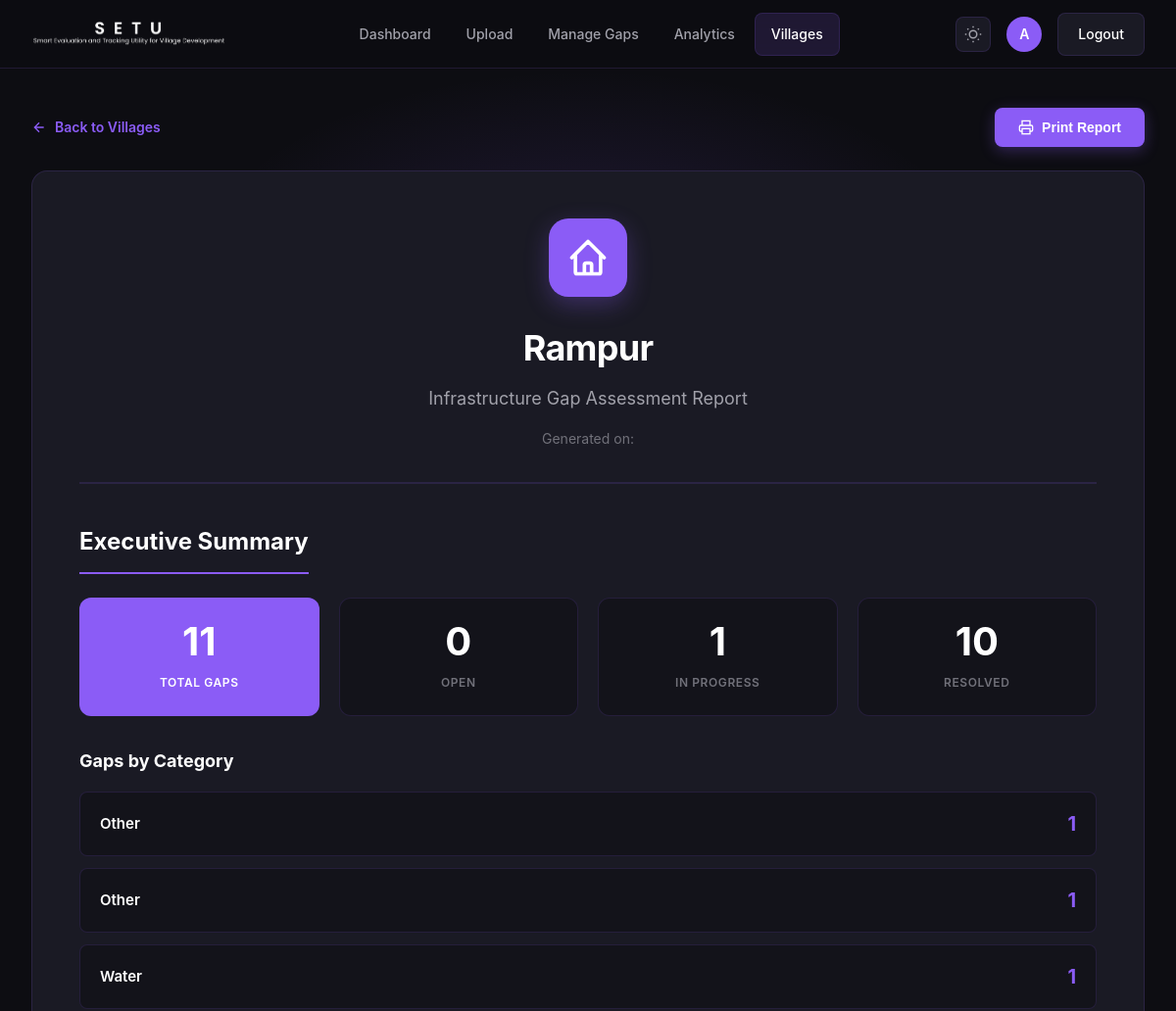
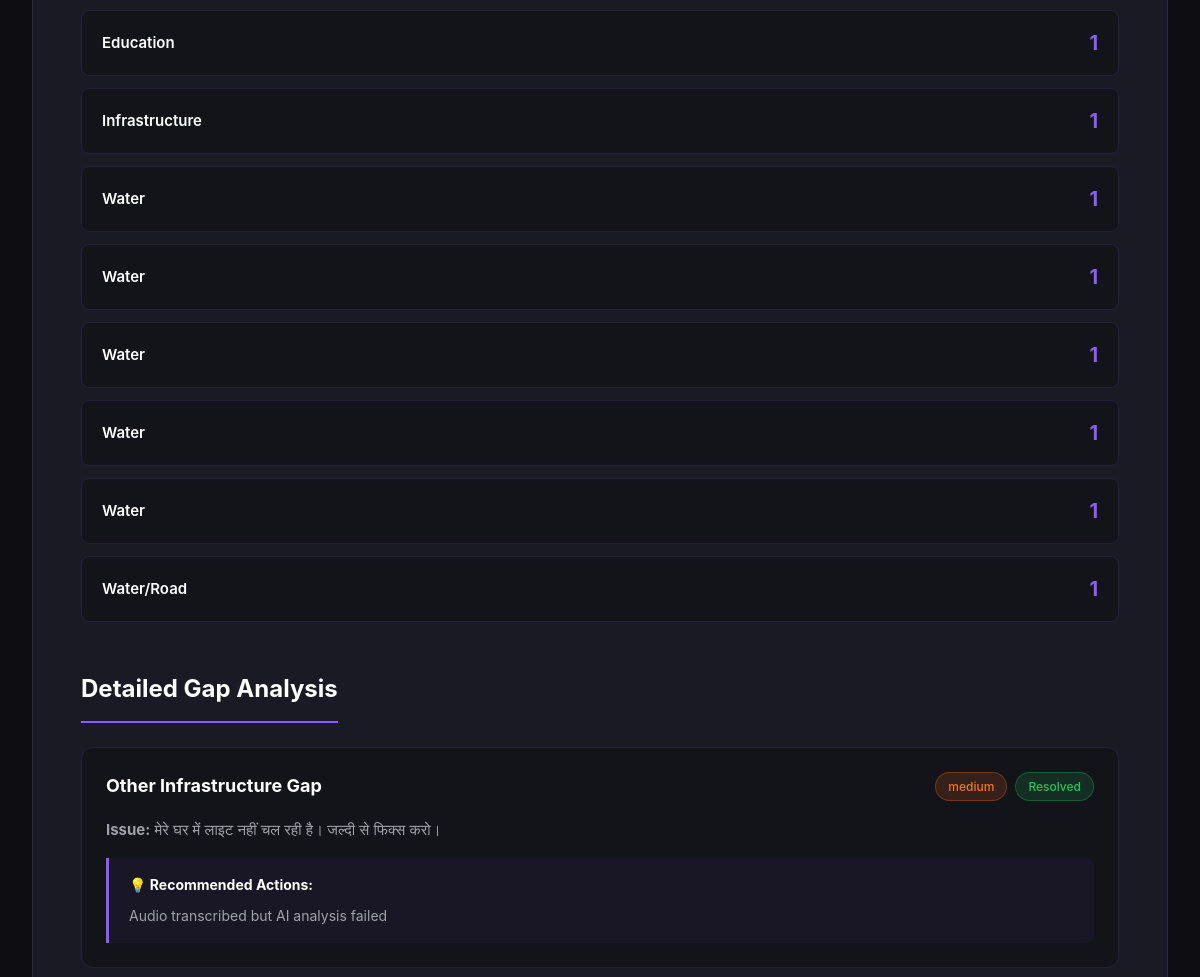
Before: /villages/1/report/ (signed in, upper part) with the older database file (2 pictures, top to bottom).
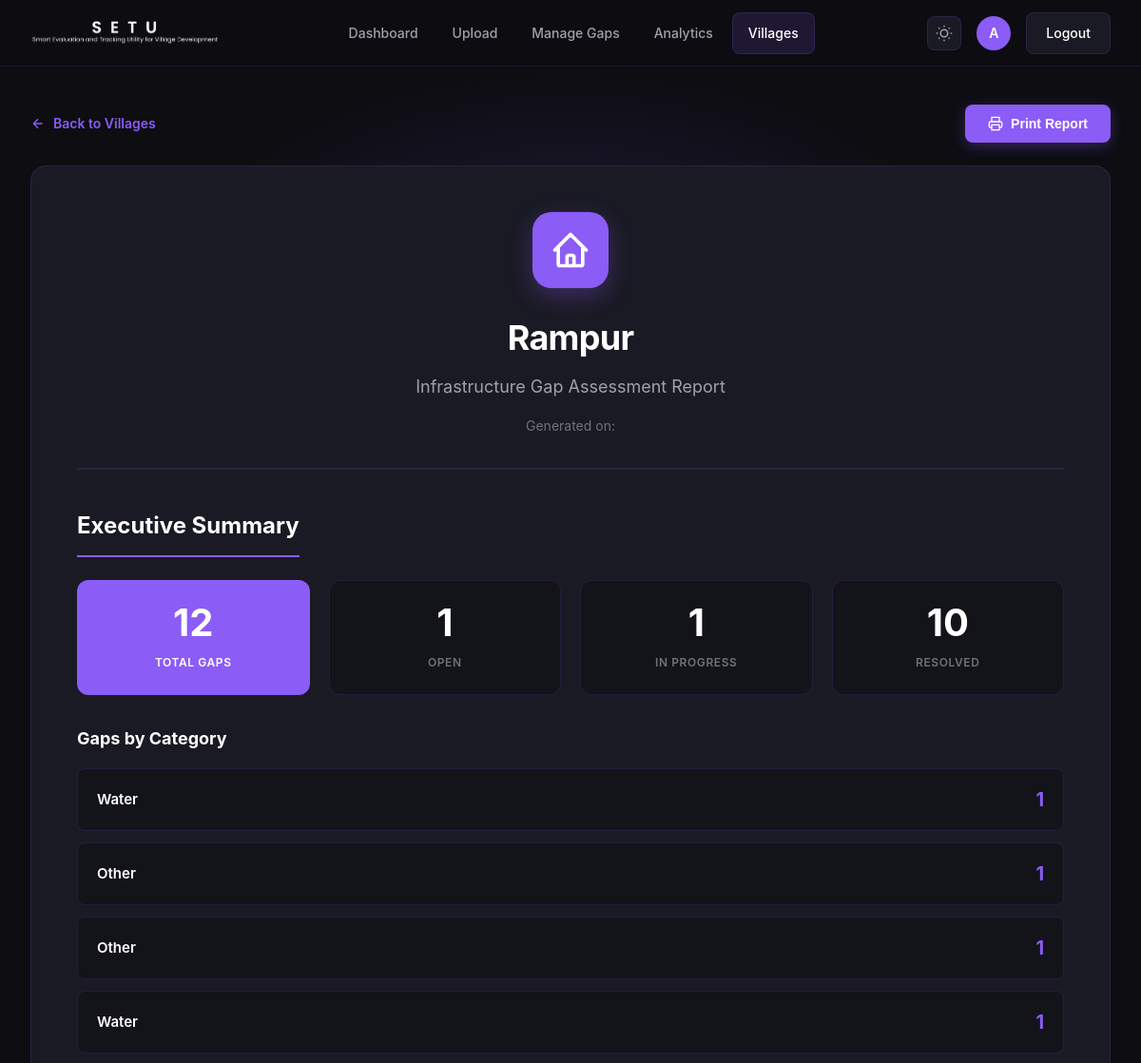
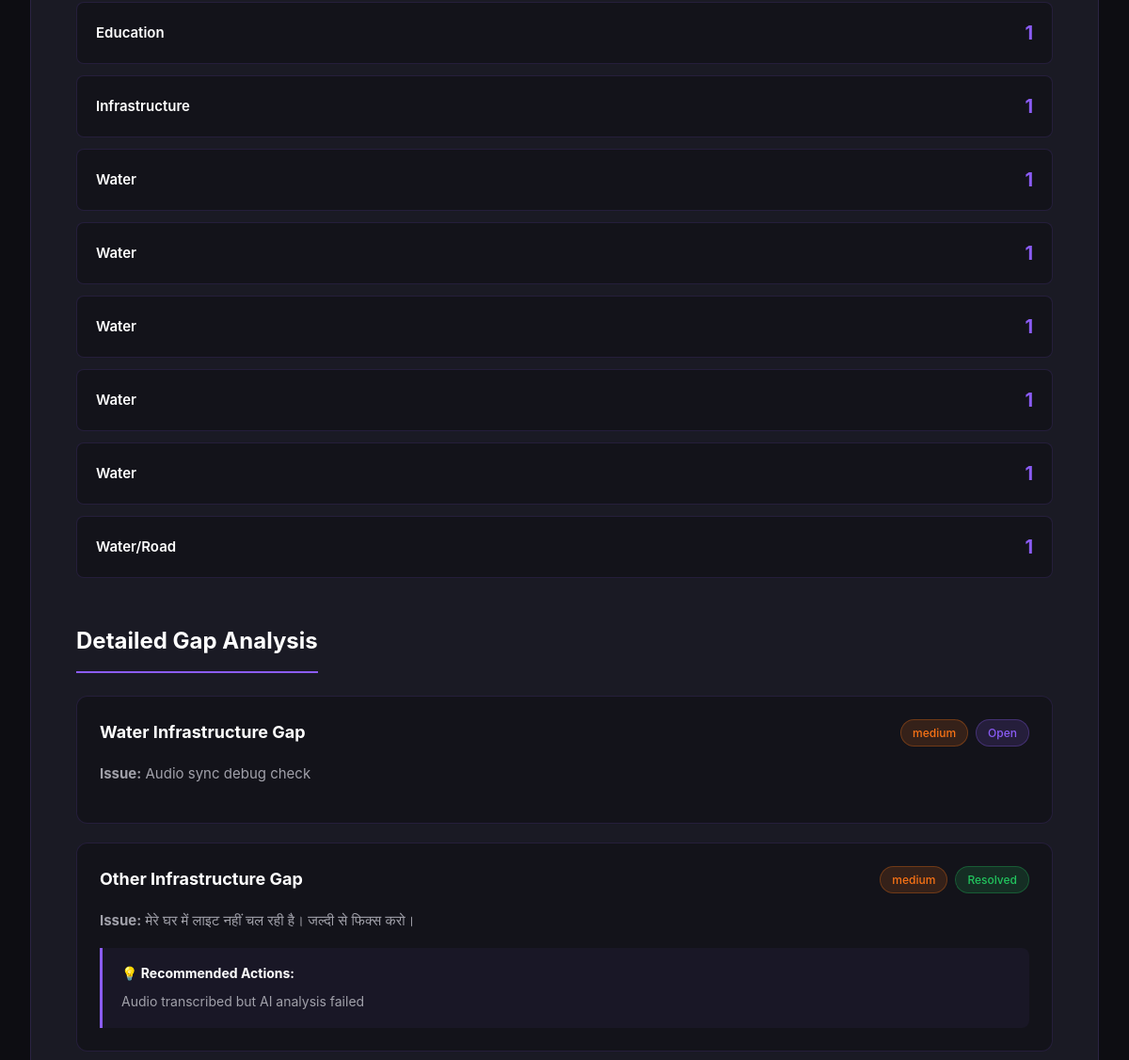
After: the same page with the newer database file (2 pictures, top to bottom).
### core/models.py (models this page shows, shortened)
class Gap(models.Model):
    STATUS_CHOICES = [
        ("open", "Open"),
        ("in_progress", "In Progress"),
        ("resolved", "Resolved"),
    ]
    INPUT_METHOD_CHOICES = [
        ("image", "Image Upload"),
        ("voice", "Voice Recording"),
        ("text", "Text Input"),
    ]
    GAP_TYPE_CHOICES = [
        ("water", "Water Supply"),
        ("road", "Road Infrastructure"),
        ("sanitation", "Sanitation"),
        ("electricity", "Electricity"),
        ("education", "Education"),
        ("health", "Healthcare"),
        ("housing", "Housing"),
        ("agriculture", "Agriculture"),
        ("connectivity", "Connectivity"),
        ("employment", "Employment"),
        ("community_center", "Community Center"),
        ("drainage", "Drainage"),
        ("other", "Other"),
    ]
    SEVERITY_CHOICES = [
        ("low", "Low"),
        ("medium", "Medium"),
        ("high", "High"),
    ]
    village = models.ForeignKey("Village", on_delete=models.CASCADE)
    description = models.TextField()
    gap_type = models.CharField(max_length=100, choices=GAP_TYPE_CHOICES, db_index=True)
    severity = models.CharField(
        max_length=50, choices=SEVERITY_CHOICES, default="low", db_index=True
    )
    status = models.CharField(
        max_length=20, choices=STATUS_CHOICES, default="open", db_index=True
    )
    input_method = models.CharField(
        max_length=10,
        choices=INPUT_METHOD_CHOICES,
        default="image",
        db_index=True,
        help_text="Method used to submit this gap",
    )
    audio_file = models.FileField(
        upload_to="gap_audio/",
        blank=True,
        null=True,
        help_text="Audio file if submitted via voice",
    )
    audio_url = models.URLField(
        max_length=500,
        blank=True,
        null=True,
        help_text="External audio URL (Cloudinary) - will be downloaded to audio_file",
    )
    voice_code = models.CharField(
        max_length=64,
        blank=True,
        null=True,
        unique=True,  # Add unique constraint to prevent duplicates
        help_text="Unique voice fingerprint for voice-based gaps",
    )
    recommendations = models.TextField(blank=True, null=True, default="None")
    created_at = models.DateTimeField(auto_now_add=True)
    start_date = models.DateField(blank=True, null=True, help_text="Project start date")
    expected_completion = models.DateField(
        blank=True, null=True, help_text="Expected completion date"
    )
    actual_completion = models.DateField(
        blank=True, null=True, help_text="Actual completion date"
    )
    latitude = models.DecimalField(
        max_digits=9,
        decimal_places=6,
        blank=True,
        null=True,
        help_text="Latitude coordinate",
    )
    longitude = models.DecimalField(
        max_digits=9,
        decimal_places=6,
        blank=True,
        null=True,
        help_text="Longitude coordinate",
    )
    resolution_proof = models.FileField(
        upload_to="resolution_proofs/",
        blank=True,
        null=True,
        help_text="Document/letter proving gap resolution (required for ADMIN to close)",
    )
    resolution_proof_number = models.CharField(
        max_length=100,
        blank=True,
        null=True,
        help_text="Reference number of resolution letter/document",
    )
    resolved_by = models.ForeignKey(
        User,
        on_delete=models.SET_NULL,
        null=True,
        blank=True,
        related_name="resolved_gaps",
        help_text="User who marked this as resolved",
    )
    resolved_at = models.DateTimeField(
        null=True, blank=True, help_text="Timestamp when gap was resolved"
    )

### core/views.py (the view)
@login_required
@role_required(MANAGER_AND_ABOVE)
def village_report(request, village_id):
    village = get_object_or_404(Village, id=village_id)
    gaps = Gap.objects.filter(village=village).order_by("-severity", "-created_at")
    open_gaps = gaps.filter(status="open").count()
    in_progress_gaps = gaps.filter(status="in_progress").count()
    resolved_gaps = gaps.filter(status="resolved").count()
    total_gaps = gaps.count()
    gaps_by_type = gaps.values("gap_type").annotate(count=Count("id"))
    context = {
        "village": village,
        "gaps": gaps,
        "open_gaps": open_gaps,
        "in_progress_gaps": in_progress_gaps,
        "resolved_gaps": resolved_gaps,
        "total_gaps": total_gaps,
        "gaps_by_type": gaps_by_type,
    }
    return render(request, "core/village_report.html", context)

### core/permissions.py (called while the page is built, shortened)
def get_user_role(user):
    if not user.is_authenticated:
        return None
    if user.is_superuser or user.is_staff:
        return Role.ADMIN
    profile = getattr(user, "profile", None)
    if profile and profile.role:
        return profile.role
    return Role.GROUND

def role_required(allowed_roles):
    def decorator(view_func):
        @wraps(view_func)
        def _wrapped_view(request, *args, **kwargs):
            role = get_user_role(request.user)
            if request.user.is_superuser or request.user.is_staff:
                return view_func(request, *args, **kwargs)
        return _wrapped_view
    return decorator

### core/templates/core/village_report.html (shortened to what the changed rows need)
{% load static %}
<!DOCTYPE html>
<html>
<head>
  <link rel="stylesheet" href="{% static 'css/modern.css' %}">
</head>
<body>
<div class="main-wrapper">
  <div class="container">
    <div class="report-container">
      <div class="report-header">
        <h1>{{ village.name }}</h1>
      </div>
      <div class="summary-section">
        <h2 class="section-title">Executive Summary</h2>
        <div class="summary-grid">
          <div class="summary-card highlight">
            <div class="summary-value">{{ total_gaps }}</div>
            <div class="summary-label">Total Gaps</div>
          </div>
          <div class="summary-card">
            <div class="summary-value">{{ open_gaps }}</div>
            <div class="summary-label">Open</div>
          </div>
        </div>
        <div class="gaps-by-type">
          {% for item in gaps_by_type %}
          <div class="type-item">
            <span class="type-name">{{ item.gap_type }}</span>
            <span class="type-count">{{ item.count }}</span>
          </div>
          {% endfor %}
        </div>
      </div>
      <div class="gaps-section">
        <h2 class="section-title">Detailed Gap Analysis</h2>
        {% if gaps %}
        <div class="gaps-list">
          {% for gap in gaps %}
          <div class="gap-card">
            <div class="gap-header">
              <div class="gap-title">{{ gap.gap_type }} Infrastructure Gap</div>
              <div class="gap-badges">
                <span class="badge {% if gap.severity == 'high' %}badge-danger{% elif gap.severity == 'medium' %}badge-warning{% else %}badge-info{% endif %}">{{ gap.severity }}</span>
                <span class="badge {% if gap.status == 'resolved' %}badge-success{% elif gap.status == 'in_progress' %}badge-warning{% else %}badge-info{% endif %}">{{ gap.get_status_display }}</span>
              </div>
            </div>
            <div class="gap-description">
              <strong>Issue:</strong> {{ gap.description }}
            </div>
            {% if gap.recommendations %}
            <div class="gap-recommendations">
              <strong>💡 Recommended Actions:</strong>
              <p>{{ gap.recommendations }}</p>
            </div>
            {% endif %}
          </div>
          {% endfor %}
        </div>
        {% else %}
        <p style="text-align: center; color: var(--text-muted); padding: 3rem;">No gaps found for this village.</p>
        {% endif %}
      </div>
    </div>
  </div>
</div>
</body>
</html>

Changed rows visible on the page:
added Gap: gap_type "Water", severity "medium", status "Open", description "Audio sync debug check"
Other visible differences:
{{ total_gaps }}: "11" → "12"
{{ open_gaps }}: "0" → "1"
new list line: "Water 1"
